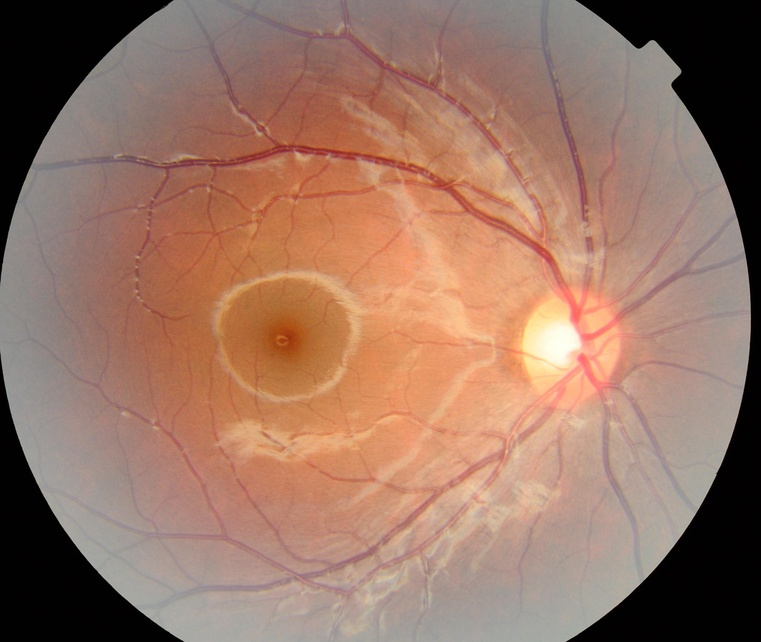
#> input picture submission_images/1ffa9657-8d87-11e8-9daf-6045cb817f5b..JPG, 761 x 642 px, shrunk from 2785 x 2350 before the run; its folder holds 8 pictures in this run
$ jupyter execute retinal_fundus_experiments.ipynb   (older library calls are emulated)
#> lines starting #> are read from the running program, lines starting #| are printed output that depends on the picture; after the words box and inside, x2 and y2 are one past the last pixel; in counts of white or black regions, pixels touching at a corner belong together
# Retinal Fundus Feature Detection Experiments

## Dataset Selection
*TODO: Document why you hand-picked each of your 15 specific images here.*

[cell 1]
# ==========================================
# COLAB COMPATIBILITY BLOCK
# Run this cell ONLY if you are testing this notebook on Google Colab.
# It securely downloads the 15 targeted test images directly from the GitHub repository.
# ==========================================
import os

if not os.path.exists('./submission_images'):
    print('Downloading dataset strictly for Google Colab environment...')
    !git clone https://github.com/mohammed88kk2-design/Retinal-Fundus-CV-Project.git
    !mv Retinal-Fundus-CV-Project/submission_images ./
    print('Dataset successfully loaded into Colab!')
else:
    print('Dataset already loaded locally. Ready to run experiments!')

[cell 2]
import os
import random
import cv2
import matplotlib.pyplot as plt

# [20 lines left out: function select_and_visualize_candidates, not called in this run]

# --- Paths ---
# Relative path so the notebook runs instantly on the instructor's machine!
base_dir = r"./submission_images"
normal_dir = base_dir
armd_dir = base_dir
diabetic_dir = base_dir

# --- Your Selections ---
normal_selected = [
    '1ffa9657-8d87-11e8-9daf-6045cb817f5b..JPG',
    '1ffa9656-8d87-11e8-9daf-6045cb817f5b..JPG',
    '1ffa9652-8d87-11e8-9daf-6045cb817f5b..JPG',
    '1ffa9655-8d87-11e8-9daf-6045cb817f5b..JPG',
    '1ffa9654-8d87-11e8-9daf-6045cb817f5b..JPG'
]

armd_selected = [
    '0_RFiMD_77_ARMD.png',
    '0_1kIM_24_ARMD.png',
    '0_aria_a_43_9.png',
    '0_RFiMD_17_ARMD.png',
    '0_ORID19_30_ARMD.png'
]

diabetic_selected = [
    'IMAGE_00361.jpg',
    'IMAGE_00248.jpg',
    'IMAGE_00124.jpg',
    'IMAGE_02210.jpg',
    'IMAGE_01927.jpg'
]

[cell 3]
# ==========================================
# Step 4: Preprocessing
# Here we run our Preprocessing test against ALL 15 of the images we curated.
# You will see the Original, basic Grayscale, Green Channel, and the final Green Channel with CLAHE.
# ==========================================

def test_preprocessing(image_path):
    # Read image
    img = cv2.imread(image_path)
    if img is None:
        print(f"Could not load {image_path}. Did you put the real filename in the list?")
        return

    img_rgb = cv2.cvtColor(img, cv2.COLOR_BGR2RGB)

    # 1. Standard Grayscale (For comparison)
    gray = cv2.cvtColor(img, cv2.COLOR_BGR2GRAY)

    # VARIATION A: Extract Green Channel (OpenCV is BGR, so index 1 is Green)
    b, green_channel, r = cv2.split(img)

    # VARIATION B: Apply CLAHE on the Green Channel
    clahe = cv2.createCLAHE(clipLimit=2.0, tileGridSize=(8,8))
    clahe_green = clahe.apply(green_channel)

    # Plotting
    fig, axes = plt.subplots(1, 4, figsize=(20, 4))

    axes[0].imshow(img_rgb)
    axes[0].set_title("Original RGB")
    axes[0].axis('off')

    axes[1].imshow(gray, cmap='gray')
    axes[1].set_title("Standard Grayscale (Poor Contrast)")
    axes[1].axis('off')

    axes[2].imshow(green_channel, cmap='gray')
    axes[2].set_title("Variation A: Green Channel (Better Structure)")
    axes[2].axis('off')

    axes[3].imshow(clahe_green, cmap='gray')
    axes[3].set_title("Variation B: Green + CLAHE (Best Definition!)")
    axes[3].axis('off')

    plt.tight_layout()
    plt.show()

# Combine all 15 curated image paths into one single mega-list list
all_15_image_paths = []
for name in normal_selected: all_15_image_paths.append(os.path.join(normal_dir, name))
for name in armd_selected:   all_15_image_paths.append(os.path.join(armd_dir, name))
for name in diabetic_selected: all_15_image_paths.append(os.path.join(diabetic_dir, name))

# Loop through and test preprocessing on EVERY single one of your 15 curated images.
for count, img_path in enumerate(all_15_image_paths, 1):
    print(f"[{count}/15] Applying Preprocessing on: {os.path.basename(img_path)}")
    test_preprocessing(img_path)
#> in test_preprocessing, img is the input picture: shape (642, 761, 3); mean B, G, R 100.1, 116.9, 153
#> in test_preprocessing, `b, green_channel, r = cv2.split(img)`:
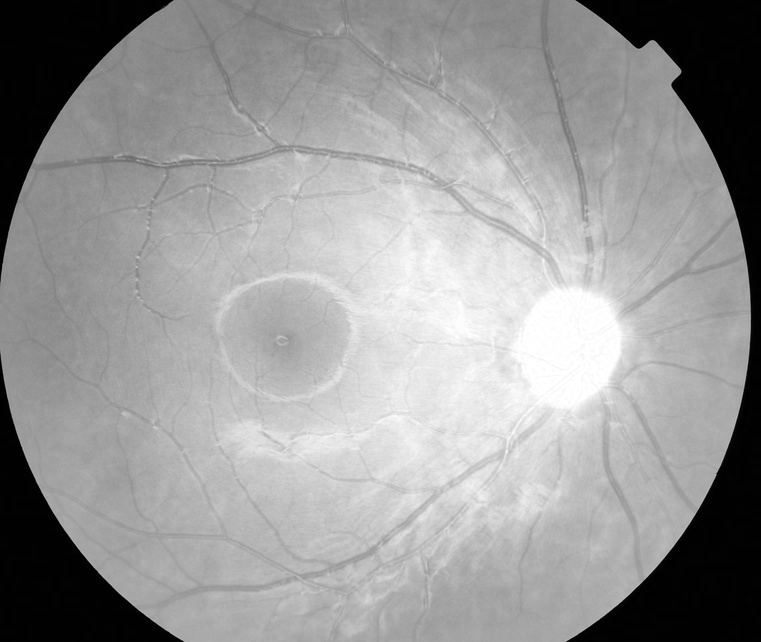
#> r: shape (642, 761); min 0, max 255, mean 153
#> in test_preprocessing, `clahe_green = clahe.apply(green_channel)`:
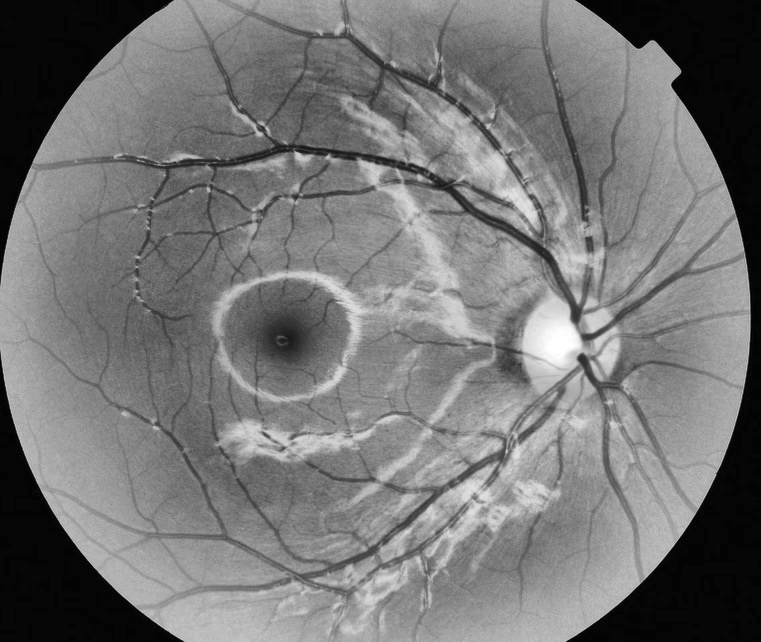
#> clahe_green: shape (642, 761); min 2, max 255, mean 117.5

[cell 4]
# ==========================================
# Step 5: Edge Detection (Canny vs Sobel)
# Here we compare two edge detection algorithms:
# 1. Sobel: A basic mathematical gradient algorithm (thick, blurry edges).
# 2. Canny: An advanced version of Sobel that adds "Non-Maximum Suppression" to thin the messy Sobel edges down into beautiful single-pixel lines.
#
# We test Canny with 3 different parameter settings:
# - Sensitive (20/50): Low thresholds. Picks up noisy microscopic textures.
# - Balanced (40/100): Solid middle ground isolating blood vessels.
# - Strict (80/200): High thresholds. Only detects strongest, thickest primary vessels.
# ==========================================

def test_edge_detection(image_path):
    img = cv2.imread(image_path)
    if img is None:
        print(f"Could not load {image_path}")
        return

    b, green_channel, r = cv2.split(img)
    clahe = cv2.createCLAHE(clipLimit=2.0, tileGridSize=(8,8))
    preprocessed = clahe.apply(green_channel)

    # Add slight Gaussian Blur to remove microscopic camera noise before edge detection
    blurred = cv2.GaussianBlur(preprocessed, (5, 5), 0)

    # --- 1. Sobel Edge Detection ---
    sobelx = cv2.Sobel(blurred, cv2.CV_64F, 1, 0, ksize=3)
    sobely = cv2.Sobel(blurred, cv2.CV_64F, 0, 1, ksize=3)
    sobel_combined = cv2.magnitude(sobelx, sobely)
    sobel_combined = cv2.convertScaleAbs(sobel_combined)

    # --- 2. Canny Edge Detection (3 different parameter settings) ---
    canny_sensitive = cv2.Canny(blurred, threshold1=20, threshold2=50)
    canny_balanced  = cv2.Canny(blurred, threshold1=40, threshold2=100)
    canny_strict    = cv2.Canny(blurred, threshold1=80, threshold2=200)

    # Plotting
    fig, axes = plt.subplots(1, 5, figsize=(25, 5))

    axes[0].imshow(preprocessed, cmap='gray')
    axes[0].set_title("Input (Green + CLAHE)")
    axes[0].axis('off')

    axes[1].imshow(sobel_combined, cmap='gray')
    axes[1].set_title("Sobel (Thick/Blurry Edges)")
    axes[1].axis('off')

    axes[2].imshow(canny_sensitive, cmap='gray')
    axes[2].set_title("Canny (Sensitive: 20/50)")
    axes[2].axis('off')

    axes[3].imshow(canny_balanced, cmap='gray')
    axes[3].set_title("Canny (Balanced: 40/100)")
    axes[3].axis('off')

    axes[4].imshow(canny_strict, cmap='gray')
    axes[4].set_title("Canny (Strict: 80/200)")
    axes[4].axis('off')

    plt.subplots_adjust(wspace=0.05)
    plt.show()

# Apply Edge Detection to ALL 15 images in sequence.
for count, img_path in enumerate(all_15_image_paths, 1):
    print(f"[{count}/15] Applying Edge Detection on: {os.path.basename(img_path)}")
    test_edge_detection(img_path)
#> in test_edge_detection, `sobely = cv2.Sobel(blurred, cv2.CV_64F, 0, 1, ksize=3)`:
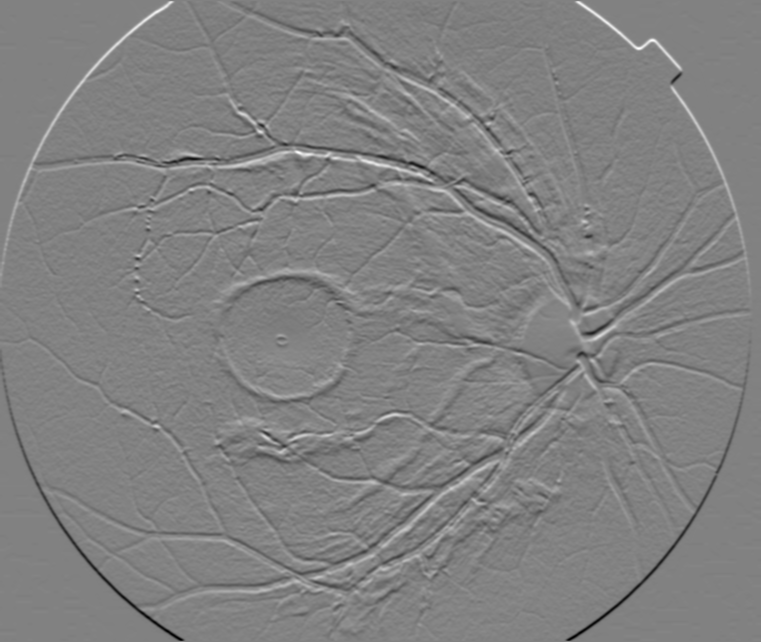
#> sobely: shape (642, 761) float64; min -400, max 388, mean 0.1; drawn with min black and max white
#> in test_edge_detection, `sobel_combined = cv2.convertScaleAbs(sobel_combined)`:
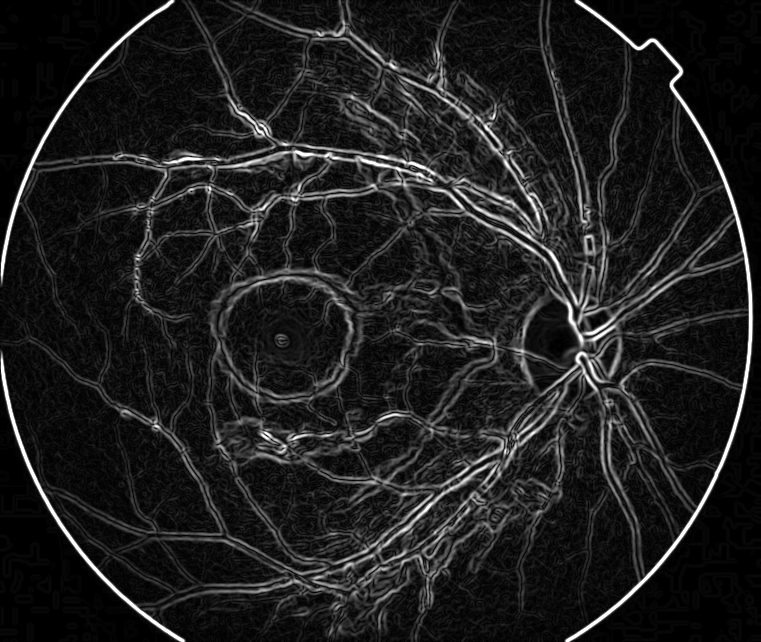
#> sobel_combined: shape (642, 761); min 0, max 255, mean 30.8
#> in test_edge_detection, `canny_sensitive = cv2.Canny(blurred, threshold1=20, threshold2=50)`:
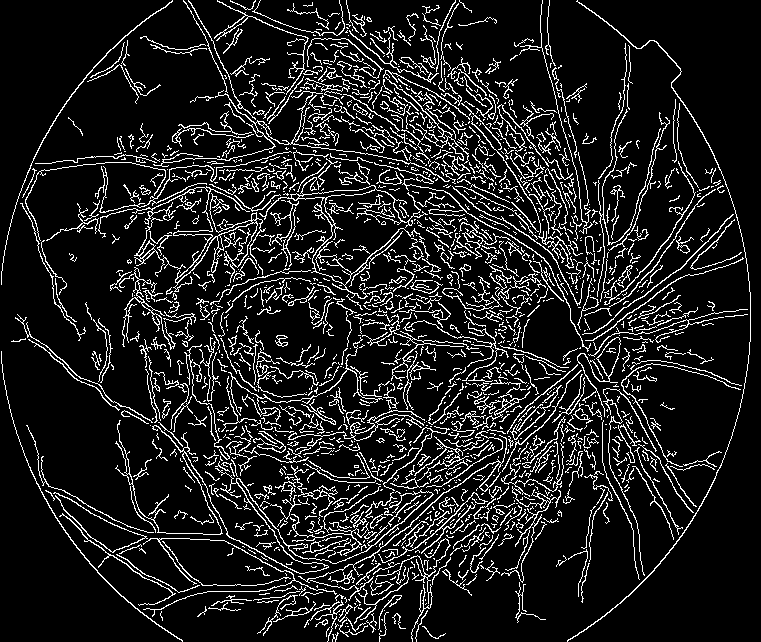
#> canny_sensitive: shape (642, 761); 12.1% white in thin lines or dots
#> in test_edge_detection, `canny_strict    = cv2.Canny(blurred, threshold1=80, threshold2=200)`:
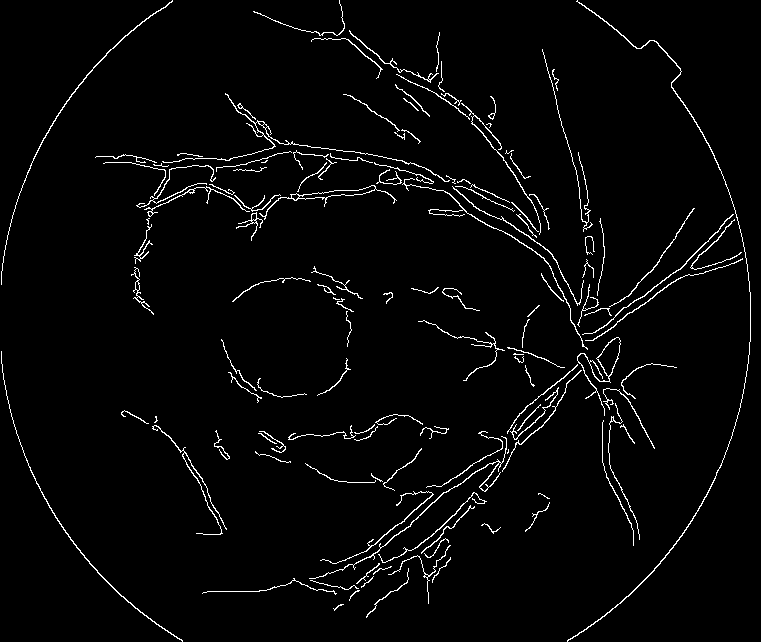
#> canny_strict: shape (642, 761); 2.8% white in thin lines or dots

[cell 5]
# ==========================================
# Step 5 - VARIATION B: Edge Detection (Canny vs LoG)
# Here we test Laplacian of Gaussian (LoG) against Canny.
# LoG applies a thick Gaussian blur and then takes the Laplacian (second derivative).
# It is famous for creating 'zero-crossings' which causes blood vessels to look somewhat like hollow blobs instead of continuous strokes.
# ==========================================

def test_edge_detection_log(image_path):
    img = cv2.imread(image_path)
    if img is None:
        return

    b, green_channel, r = cv2.split(img)
    clahe = cv2.createCLAHE(clipLimit=2.0, tileGridSize=(8,8))
    preprocessed = clahe.apply(green_channel)

    # Standard Gaussian Blur prior to detection
    blurred = cv2.GaussianBlur(preprocessed, (5, 5), 0)

    # --- 1. LoG (Laplacian of Gaussian) ---
    # The LoG is literally just calculating the Laplacian after applying a Gaussian Blur.
    laplacian = cv2.Laplacian(blurred, cv2.CV_64F, ksize=3)
    laplacian = cv2.convertScaleAbs(laplacian)

    # --- 2. Canny Edge Detection (3 different parameter settings) ---
    canny_sensitive = cv2.Canny(blurred, threshold1=20, threshold2=50)
    canny_balanced  = cv2.Canny(blurred, threshold1=40, threshold2=100)
    canny_strict    = cv2.Canny(blurred, threshold1=80, threshold2=200)

    # Plotting
    fig, axes = plt.subplots(1, 5, figsize=(25, 5))

    axes[0].imshow(preprocessed, cmap='gray')
    axes[0].set_title("Input (Green + CLAHE)")
    axes[0].axis('off')

    axes[1].imshow(laplacian, cmap='gray')
    axes[1].set_title("LoG (Laplacian of Gaussian)")
    axes[1].axis('off')

    axes[2].imshow(canny_sensitive, cmap='gray')
    axes[2].set_title("Canny (Sensitive: 20/50)")
    axes[2].axis('off')

    axes[3].imshow(canny_balanced, cmap='gray')
    axes[3].set_title("Canny (Balanced: 40/100)")
    axes[3].axis('off')

    axes[4].imshow(canny_strict, cmap='gray')
    axes[4].set_title("Canny (Strict: 80/200)")
    axes[4].axis('off')

    plt.subplots_adjust(wspace=0.05)
    plt.show()

# Apply LoG vs Canny Edge Detection to ALL 15 images in sequence.
for count, img_path in enumerate(all_15_image_paths, 1):
    print(f"[{count}/15] Applying LoG Edge Detection on: {os.path.basename(img_path)}")
    test_edge_detection_log(img_path)

[cell 6]
# ==========================================
# Step 6: Corner Detection (Harris vs Shi-Tomasi)
# We are locating the intersections and bifurcations where blood vessels branch out.
# - Harris: The classic mathematically rigorous corner algorithm.
# - Shi-Tomasi: A direct mathematical improvement over Harris that rejects bad corners better.
# ==========================================
import numpy as np

def test_corner_detection(image_path):
    img = cv2.imread(image_path)
    if img is None: return

    b, green_channel, r = cv2.split(img)
    clahe = cv2.createCLAHE(clipLimit=2.0, tileGridSize=(8,8))
    preprocessed = clahe.apply(green_channel)

    # We need a 3-channel color image so we can draw bright colored dots onto it!
    img_harris = cv2.cvtColor(preprocessed, cv2.COLOR_GRAY2BGR)
    img_shi = img_harris.copy()

    # --- 1. Harris Corner Detection ---
    # Harris strictly requires the image to be float32
    gray_float = np.float32(preprocessed)
    harris_dst = cv2.cornerHarris(gray_float, blockSize=2, ksize=3, k=0.04)

    # Dilate the result to make the dots slightly thicker and easier to see on the screen
    harris_dst = cv2.dilate(harris_dst, None)

    # Threshold the corners (only keep the strongest 1% of corners)
    # Draw RED dots directly onto the image matrix
    img_harris[harris_dst > 0.01 * harris_dst.max()] = [0, 0, 255]

    # --- 2. Shi-Tomasi Corner Detection ---
    # Parameters: maxCorners=1000, qualityLevel=0.01, minDistance=10
    corners = cv2.goodFeaturesToTrack(preprocessed, 1000, 0.01, 10)

    if corners is not None:
        corners = np.int32(corners)
        for i in corners:
            x, y = i.ravel()
            # Draw solid GREEN circles onto the image matrix
            cv2.circle(img_shi, (x, y), 5, (0, 255, 0), -1)

    # --- Plotting ---
    fig, axes = plt.subplots(1, 3, figsize=(20, 6))

    axes[0].imshow(preprocessed, cmap='gray')
    axes[0].set_title("Input (Green + CLAHE)")
    axes[0].axis('off')

    # OpenCV uses BGR natively, Matplotlib uses RGB. Convert them before displaying!
    axes[1].imshow(cv2.cvtColor(img_harris, cv2.COLOR_BGR2RGB))
    axes[1].set_title("Harris Corners (Red Dots)")
    axes[1].axis('off')

    axes[2].imshow(cv2.cvtColor(img_shi, cv2.COLOR_BGR2RGB))
    axes[2].set_title("Shi-Tomasi Corners (Green Dots)")
    axes[2].axis('off')

    plt.subplots_adjust(wspace=0.05)
    plt.show()

# Apply Corner Detection to ALL 15 images in sequence.
for count, img_path in enumerate(all_15_image_paths, 1):
    print(f"[{count}/15] Applying Corner Detection on: {os.path.basename(img_path)}")
    test_corner_detection(img_path)
#> in test_corner_detection, `corners = cv2.goodFeaturesToTrack(preprocessed, 1000, 0.01, 10)`: corners = 1000 rows, first 8: [295, 152], [329, 155], [295, 199], [321, 34], [487, 128], [207, 187], [285, 447], [431, 182]
#> in test_corner_detection, `corners = np.int32(corners)`: corners = contour of 1000 points, box (x1, y1, x2, y2) (1, 2, 750, 636), area 547074
#> the loop in test_corner_detection, `for i in corners:` made 1000 passes

[cell 7]
# ==========================================
# Step 7: Blob Detection (SIFT vs ORB)
# Here we calculate distinct regions of interest (blobs) across different scale-spaces.
# - SIFT: A classic, highly accurate DoG (Difference of Gaussians) based feature detector.
# - ORB: A modern, ultra-fast alternative to SIFT/SURF invented by OpenCV Labs.
#
# The colorful circles drawn automatically scale to the exact mathematical "size" of the Blob found!
# ==========================================

def test_blob_detection(image_path):
    img = cv2.imread(image_path)
    if img is None: return

    b, green_channel, r = cv2.split(img)
    clahe = cv2.createCLAHE(clipLimit=2.0, tileGridSize=(8,8))
    preprocessed = clahe.apply(green_channel)

    # Base image for OpenCV to draw colorful rings onto
    base_color_img = cv2.cvtColor(preprocessed, cv2.COLOR_GRAY2BGR)

    # --- 1. SIFT Blob Detection (Difference of Gaussians) ---
    sift = cv2.SIFT_create()
    keypoints_sift, _ = sift.detectAndCompute(preprocessed, None)

    # the DRAW_RICH_KEYPOINTS flag is crucial: it draws rings showing the actual SIZE of the blob!
    img_sift = cv2.drawKeypoints(base_color_img, keypoints_sift, None,
                                 flags=cv2.DRAW_MATCHES_FLAGS_DRAW_RICH_KEYPOINTS,
                                 color=(0, 255, 0)) # Green circles

    # --- 2. ORB Blob Detection ---
    # We cap ORB at 500 features so the screen doesn't get flooded
    orb = cv2.ORB_create(nfeatures=500)
    keypoints_orb, _ = orb.detectAndCompute(preprocessed, None)

    img_orb = cv2.drawKeypoints(base_color_img, keypoints_orb, None,
                                flags=cv2.DRAW_MATCHES_FLAGS_DRAW_RICH_KEYPOINTS,
                                color=(255, 0, 0)) # Blue circles

    # --- Plotting ---
    fig, axes = plt.subplots(1, 3, figsize=(20, 6))

    axes[0].imshow(preprocessed, cmap='gray')
    axes[0].set_title("Input (Green + CLAHE)")
    axes[0].axis('off')

    axes[1].imshow(cv2.cvtColor(img_sift, cv2.COLOR_BGR2RGB))
    axes[1].set_title(f"SIFT Blobs (Found: {len(keypoints_sift)})")
    axes[1].axis('off')

    axes[2].imshow(cv2.cvtColor(img_orb, cv2.COLOR_BGR2RGB))
    axes[2].set_title(f"ORB Blobs (Found: {len(keypoints_orb)})")
    axes[2].axis('off')

    plt.subplots_adjust(wspace=0.1)
    plt.show()

# Apply Blob Detection to ALL 15 images in sequence.
for count, img_path in enumerate(all_15_image_paths, 1):
    print(f"[{count}/15] Applying Blob Detection on: {os.path.basename(img_path)}")
    test_blob_detection(img_path)
#> in test_blob_detection, `keypoints_sift, _ = sift.detectAndCompute(preprocessed, None)`: keypoints_sift = 2079 keypoints; strongest (x, y, size): (551, 341, 36), (576, 315, 10.4), (587, 338, 8.2), (507, 451, 2)
#> in test_blob_detection, `keypoints_orb, _ = orb.detectAndCompute(preprocessed, None)`: keypoints_orb = 500 keypoints; strongest (x, y, size): (678, 71, 64.3), (585, 337, 92.6), (585, 336, 77.1), (672, 85, 77.1)
